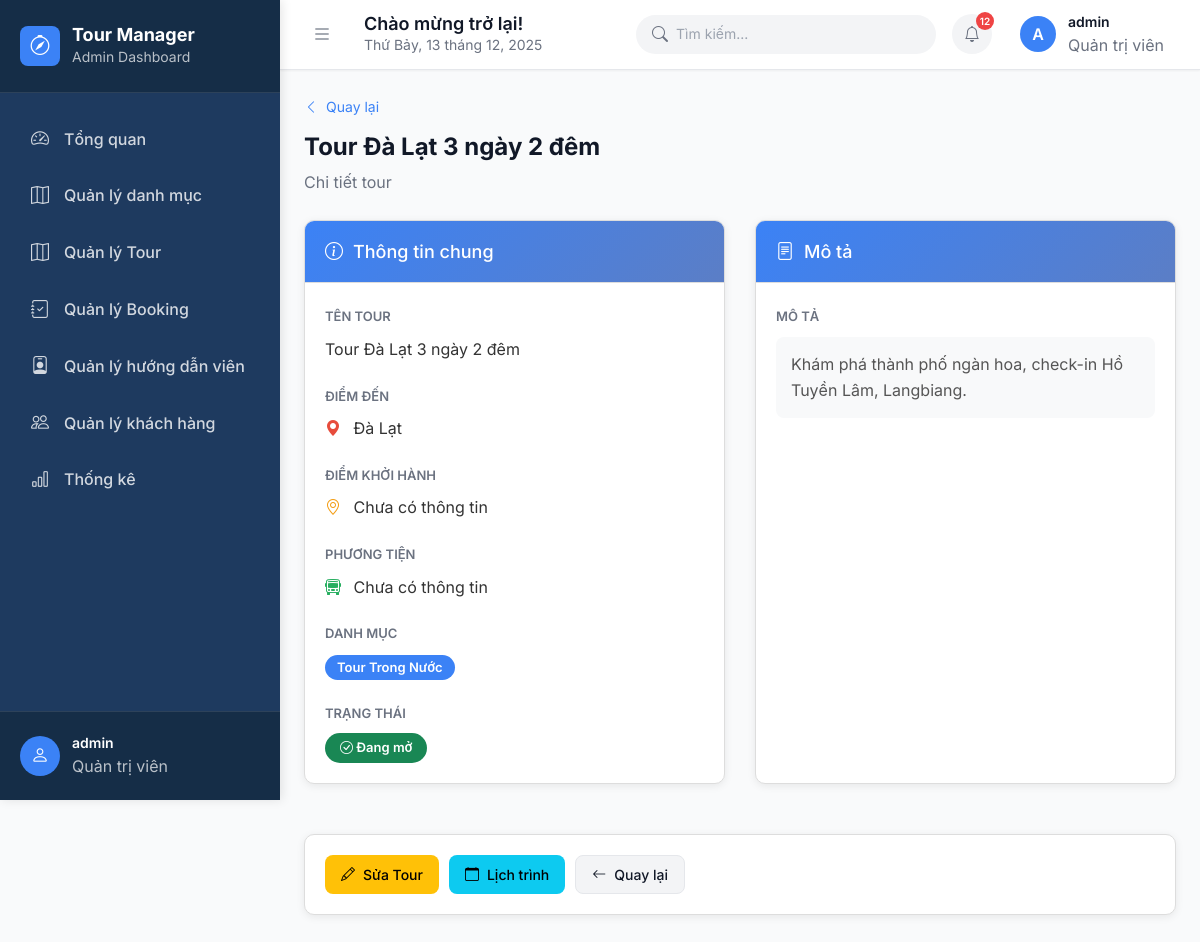
The app's page /?act=tour-detail&id=10 (signed in) with its own data.
### tables this page shows
CREATE TABLE `tour` (
  `id` int NOT NULL,
  `tour_name` varchar(100) DEFAULT NULL,
  `image` varchar(255) DEFAULT NULL,
  `description` text,
  `destination` varchar(100) DEFAULT NULL,
  `id_danh_muc` int DEFAULT NULL,
  `status` tinyint(1) DEFAULT NULL,
  `duration` int DEFAULT NULL
);

CREATE TABLE `danhmuctour` (
  `id` int NOT NULL,
  `category_name` varchar(100) DEFAULT NULL
);

### controllers/TourController.php (called while the page is built, shortened)
<?php
class TourController
{
    public $modelTour;
    public function __construct()
    {
        $this->modelTour = new TourModel();
    }
public function tourDetail()
{
    $id = $_GET['id'] ?? null;
    $tour = $this->modelTour->getTourById($id);
    require_file_view("Admin/Quanlytour/TourDetail", compact("tour"));
}
}

### models/TourModel.php (called while the page is built, shortened)
<?php
class TourModel
{
    public $conn;
    public function __construct()
    {
        $this->conn = connectDB();
    }
    public function getTourById($id)
{
    try {
        $sql = "SELECT tour.*, danhmuctour.category_name
                FROM tour
                LEFT JOIN danhmuctour
                ON tour.id_danh_muc = danhmuctour.id
                WHERE tour.id = ?";
        $stmt = $this->conn->prepare($sql);
        $stmt->execute([$id]);
        return $stmt->fetch();
    } catch (PDOException $e) {
        die("Lỗi SQL: " . $e->getMessage());
    }
}
}

### views/Admin/Quanlytour/TourDetail.php (the view, shortened to what this page needs)
<?php include "views/layout/header.php"; ?>
<?php include "views/layout/sidebar.php"; ?>
<div class="page-header">
    <a href="?act=tour-list" class="back-btn" style="display: inline-flex; align-items: center; gap: 8px; margin-bottom: 15px; color: var(--primary-blue); text-decoration: none;">
        <i class="bi bi-chevron-left"></i> Quay lại
    </a>
    <h1><?= htmlspecialchars($tour['tour_name']) ?></h1>
    <p class="subtitle" style="color: var(--text-secondary); margin-top: 8px;">Chi tiết tour</p>
</div>
<div style="display: grid; grid-template-columns: 1fr 1fr; gap: 30px; margin-bottom: 30px;">
    <div class="card">
        <div class="card-header">
            <h3><i class="bi bi-info-circle"></i> Thông tin chung</h3>
        </div>
        <div class="card-body">
            <div style="display: flex; flex-direction: column; gap: 20px;">
                <div>
                    <label style="font-weight: 600; color: var(--text-secondary); font-size: 13px; text-transform: uppercase;">Tên Tour</label>
                    <p style="margin: 8px 0 0 0; font-size: 16px; color: #333;"><?= htmlspecialchars($tour['tour_name']) ?></p>
                </div>
                <div>
                    <label style="font-weight: 600; color: var(--text-secondary); font-size: 13px; text-transform: uppercase;">Điểm đến</label>
                    <p style="margin: 8px 0 0 0; font-size: 16px; color: #333;">
                        <i class="bi bi-geo-alt-fill" style="color: #e74c3c; margin-right: 8px;"></i>
                        <?= htmlspecialchars($tour['destination'] ?? 'Chưa có thông tin') ?>
                    </p>
                </div>
                <div>
                    <label style="font-weight: 600; color: var(--text-secondary); font-size: 13px; text-transform: uppercase;">Điểm khởi hành</label>
                    <p style="margin: 8px 0 0 0; font-size: 16px; color: #333;">
                        <i class="bi bi-geo-alt" style="color: #f39c12; margin-right: 8px;"></i>
                        <?= htmlspecialchars($tour['departure_point'] ?? 'Chưa có thông tin') ?>
                    </p>
                </div>
                <div>
                    <label style="font-weight: 600; color: var(--text-secondary); font-size: 13px; text-transform: uppercase;">Phương tiện</label>
                    <p style="margin: 8px 0 0 0; font-size: 16px; color: #333;">
                        <i class="bi bi-bus-front" style="color: #27ae60; margin-right: 8px;"></i>
                        <?= htmlspecialchars($tour['vehicle'] ?? 'Chưa có thông tin') ?>
                    </p>
                </div>
                <div>
                    <label style="font-weight: 600; color: var(--text-secondary); font-size: 13px; text-transform: uppercase;">Danh mục</label>
                    <p style="margin: 8px 0 0 0; font-size: 16px; color: #333;">
                        <span class="badge" style="background-color: var(--primary-blue); color: white; padding: 6px 12px; border-radius: 20px;">
                            <?= htmlspecialchars($tour['category_name'] ?? 'N/A') ?>
                        </span>
                    </p>
                </div>
                <div>
                    <label style="font-weight: 600; color: var(--text-secondary); font-size: 13px; text-transform: uppercase;">Trạng thái</label>
                    <p style="margin: 8px 0 0 0;">
                        <?php
                        $status = $tour['status'];
                        if ($status == 1 || $status == 'open') {
                            echo "<span class='badge bg-success' style='padding: 8px 15px;'><i class='bi bi-check-circle'></i> Đang mở</span>";
                        } elseif ($status == 0 || $status == 'closed') {
                            echo "<span class='badge bg-danger' style='padding: 8px 15px;'><i class='bi bi-x-circle'></i> Đã đóng</span>";
                        } elseif ($status == 2 || $status == 'upcoming') {
                            echo "<span class='badge bg-warning' style='padding: 8px 15px;'><i class='bi bi-exclamation-circle'></i> Sắp mở</span>";
                        } else {
                            echo "<span class='badge bg-info' style='padding: 8px 15px;'>Không xác định</span>";
                        }
                        ?>
                    </p>
                </div>
            </div>
        </div>
    </div>
    <div class="card">
        <div class="card-header">
            <h3><i class="bi bi-file-text"></i> Mô tả </h3>
        </div>
        <div class="card-body">
            <div style="display: flex; flex-direction: column; gap: 20px;">
                <div>
                    <label style="font-weight: 600; color: var(--text-secondary); font-size: 13px; text-transform: uppercase;">Mô tả</label>
                    <div style="margin: 8px 0 0 0; background-color: #f8f9fa; padding: 15px; border-radius: 8px; line-height: 1.6; color: #555;">
                        <?= nl2br(htmlspecialchars($tour['description'] ?? 'Chưa có mô tả')) ?>
                    </div>
                </div>
            </div>
        </div>
    </div>
</div>
<div class="card">
    <div class="card-body">
        <div style="display: flex; gap: 10px;">
            <a href="?act=edit-tour&id=<?= $tour['id'] ?>" class="btn btn-warning">
                <i class="bi bi-pencil"></i> Sửa Tour
            </a>
            <?php
            $tour_status = $tour['status'];
            if ($tour_status == 1 || $tour_status == 2 || $tour_status == 'open' || $tour_status == 'upcoming'):
            ?>
            <a href="?act=schedule-list&id=<?= $tour['id'] ?>" class="btn btn-info">
                <i class="bi bi-calendar"></i> Lịch trình
            </a>
            <?php endif; ?>
            <a href="?act=tour-list" class="btn btn-secondary">
                <i class="bi bi-arrow-left"></i> Quay lại
            </a>
        </div>
    </div>
</div>
<?php include "views/layout/footer.php"; ?>

### views/layout/assets/style.css (style rules this page uses)
:root { --sidebar-bg: #1e3a5f; --sidebar-dark: #152d47; --sidebar-active: #3b82f6; --sidebar-hover: #2d4a6b; --header-bg: #ffffff; --header-border: #e5e7eb; --primary-blue: #3b82f6; --primary-blue-dark: #2563eb; --primary-blue-light: #60a5fa; --text-primary: #111827; --text-secondary: #6b7280; --text-muted: #9ca3af; --text-light: #ffffff; --bg-white: #ffffff; --bg-gray: #f9fafb; --bg-gray-light: #f3f4f6; --border-color: #e5e7eb; --border-dark: #d1d5db; --success: #10b981; --warning: #f59e0b; --danger: #ef4444; --info: #3b82f6; --shadow-sm: 0 1px 2px 0 rgba(0, 0, 0, 0.05); --shadow-md: 0 4px 6px -1px rgba(0, 0, 0, 0.1); --shadow-lg: 0 10px 15px -3px rgba(0, 0, 0, 0.1); --space-1: 0.25rem; --space-2: 0.5rem; --space-3: 0.75rem; --space-4: 1rem; --space-5: 1.25rem; --space-6: 1.5rem; --space-8: 2rem; --font-family: 'Inter', -apple-system, BlinkMacSystemFont, 'Segoe UI', sans-serif; --text-sm: 0.875rem; --text-base: 1rem; --text-lg: 1.125rem; --text-xl: 1.25rem; --text-2xl: 1.5rem; --radius-sm: 0.375rem; --radius-md: 0.5rem; --radius-lg: 0.75rem; --radius-xl: 1rem; --radius-full: 9999px; }
* { box-sizing: border-box; margin: 0; padding: 0; }
body { font-family: var(--font-family); background: var(--bg-gray); color: var(--text-primary); line-height: 1.6; overflow-x: hidden; }
.page-header { margin-bottom: var(--space-6); }
.page-header h1 { font-size: var(--text-2xl); font-weight: 700; color: var(--text-primary); margin-bottom: var(--space-2); }
.btn { display: inline-flex; align-items: center; gap: var(--space-2); padding: var(--space-2) var(--space-4); border: none; border-radius: var(--radius-md); font-size: var(--text-sm); font-weight: 500; cursor: pointer; transition: all 0.2s; text-decoration: none; }
.btn-secondary { background: var(--bg-gray-light); color: var(--text-primary); border: 1px solid var(--border-color); }
.badge { display: inline-flex; align-items: center; padding: var(--space-1) var(--space-3); border-radius: var(--radius-full); font-size: var(--text-xs); font-weight: 500; }
.bg-success { background: rgba(16, 185, 129, 0.1); color: var(--success); }

### views/Admin/Quanlytour/TourDetail.php (style rules this page uses)
.card { background: white; border: 1px solid #ddd; border-radius: 10px; box-shadow: 0 2px 8px rgba(0,0,0,0.08); overflow: hidden; margin-bottom: 20px; }
.card-header { background: linear-gradient(135deg, var(--primary-blue) 0%, #5b7ec6 100%); color: white; padding: 20px; border-bottom: 1px solid #ddd; }
.card-header h3 { margin: 0; font-size: 18px; display: flex; align-items: center; gap: 10px; }
.card-body { padding: 20px; }
.back-btn { color: var(--primary-blue); text-decoration: none; font-size: 14px; transition: all 0.3s ease; }
.badge { display: inline-block; padding: 8px 15px; border-radius: 20px; font-size: 13px; font-weight: 600; }
.badge.bg-success { background-color: #28a745; color: white; }

### records on screen
tour: tour_name "Tour Đà Lạt 3 ngày 2 đêm", destination "Đà Lạt", id_danh_muc.category_name "Tour Trong Nước", description "Khám phá thành phố ngàn hoa, check-in Hồ Tuyền Lâm, Langbiang."

### other values on screen
substr($_SESSION['username'], 0, 1) "A"
$_SESSION['username'] "admin"
$tour['departure_point'] "Chưa có thông tin"
$tour['vehicle'] "Chưa có thông tin"
